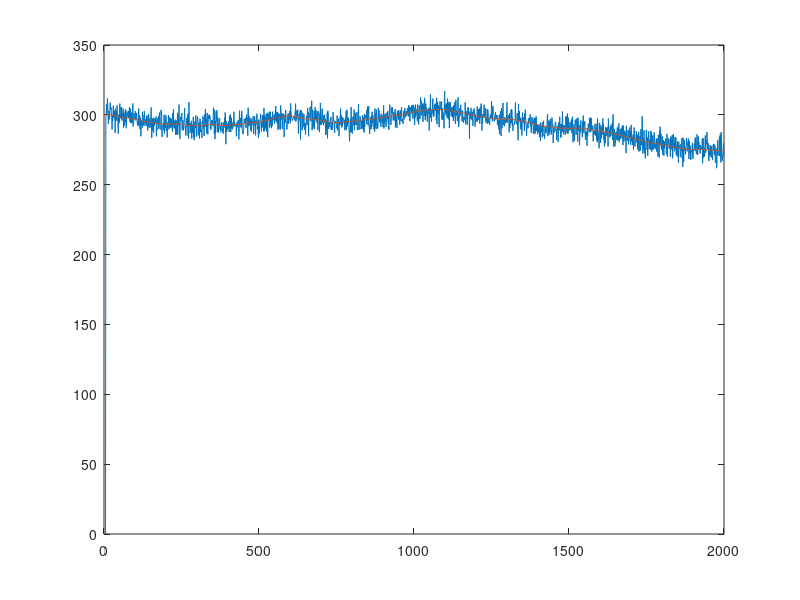

This figure's MATLAB source:
%% 生成数据说明：
%速度在一个区间内（服从20-35m/s之间的均匀分布）
%不断变换运动方向，纵向方向的角度在-pi/12到pi/12之间均匀分布，水平面方向的角度在-pi/6和pi/6之间均匀分布
%生成T_number个时刻的图像，用于训练
% UAV A的运动轨迹
T_number = 2000; %%时刻数
Loc = zeros(T_number,3); %% 第一列表示x坐标，第二列表示y坐标，第三列表示z坐标
Loc(1,1) = 150; Loc(1,2) = 150; Loc(1,3) = 300; %第一个时刻
angle_now_v = 0; angle_now_h = 0;
store_velo = zeros(1,T_number);
rng(4);
for i = 2:1:T_number
    velo_i_1 = 0.03*rand+0.04; % 上一时刻的速度
    angle_i_1_h = (2/6)*pi*rand-(1/6)*pi; % 上一时刻的水平运动的角度
    angle_now_h = angle_now_h+angle_i_1_h;
    
    angle_i_1_v = (2/12)*pi*rand-(1/12)*pi; % 上一时刻的垂直运动的角度
    angle_now_v = angle_now_v+angle_i_1_v;
    
    random_i_1 = 0.001*randn; %上一时刻的随机量
    Loc(i,1) = Loc(i-1,1)+velo_i_1*cos(angle_now_v)*cos(angle_now_h)+random_i_1;
    Loc(i,2) = Loc(i-1,2)+velo_i_1*cos(angle_now_v)*sin(angle_now_h)+random_i_1;
    Loc(i,3) = Loc(i-1,3)+velo_i_1*sin(angle_now_v)+random_i_1;
    store_velo(1,i) = velo_i_1*cos(angle_now_v)*cos(angle_now_h);
end

%% Kalman滤波
X = [300;0]; %状态矩阵，记录UAV A的x方向位置与x方向速度
P = [1 0 ; 0 1]; %状态协方差矩阵
F = [1 1; 0 1]; %状态转移矩阵
Q = [1 0; 0 1]; %状态协方差转移噪声矩阵
H = [1 0]; %观察矩阵
noise = 5*randn(1,T_number);
Pre_kalman = zeros(1,T_number);
for i = 6:1:T_number
    X_ = F*X;
    P_ = F*P*F'+Q;
    K = P_*H'/(H*P_*H');
    X = X_+K*(Loc(i-5,3)+noise(1,i)-H*X_);
    P = (eye(2)-K*H)*P_;
    Pre_kalman(1,i) = X(1);
end
plot(1:T_number,Pre_kalman);
hold on;
plot(1:T_number,Loc(:,3));
fileID = fopen("kalman_a_z.txt","w");
fprintf(fileID,"%f\n",Pre_kalman(1781:2000));
fclose(fileID);